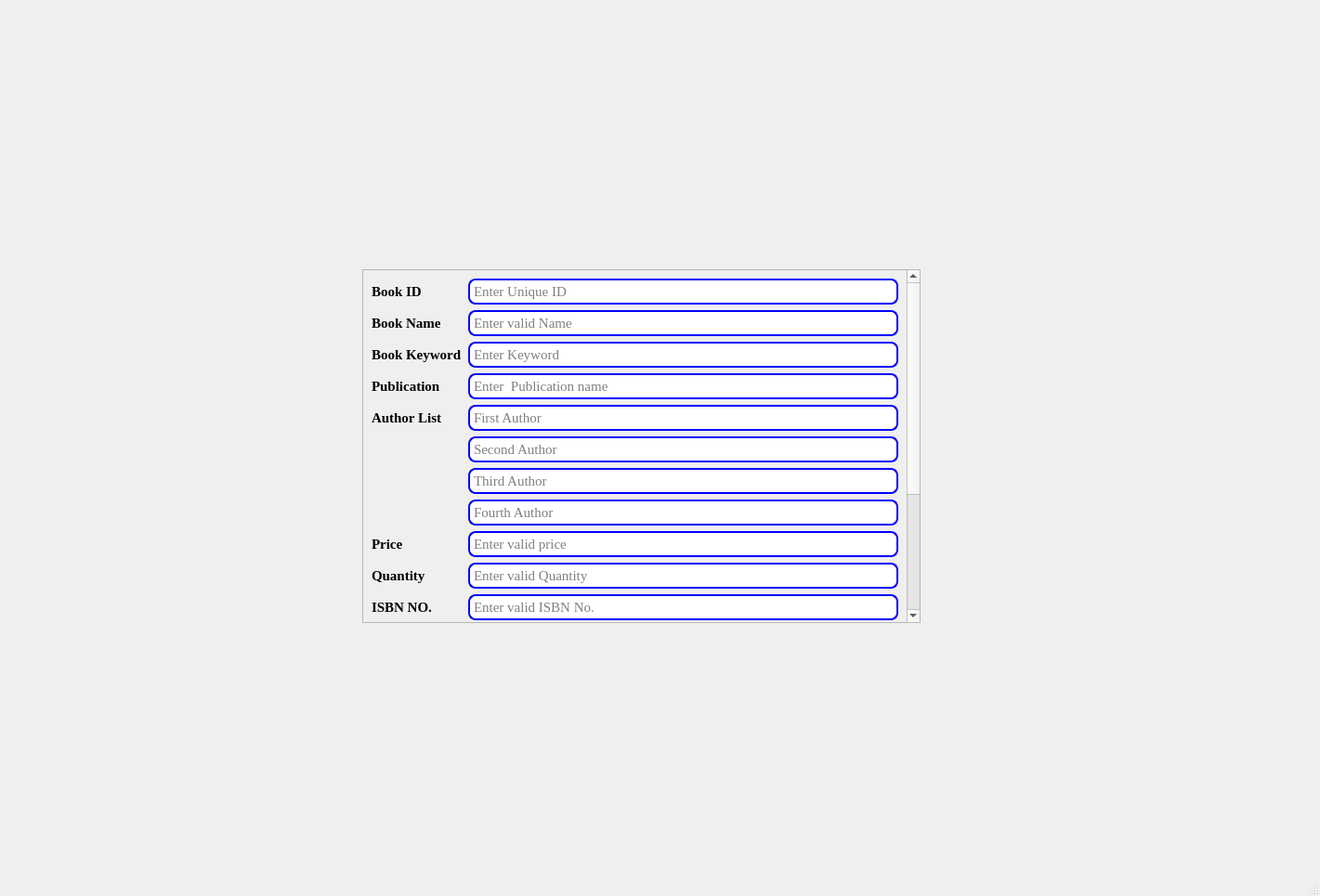
<?xml version="1.0" encoding="UTF-8"?>
<ui version="4.0">
 <class>add_book</class>
 <widget class="QMainWindow" name="add_book">
  <property name="geometry">
   <rect>
    <x>0</x>
    <y>0</y>
    <width>1421</width>
    <height>965</height>
   </rect>
  </property>
  <property name="windowTitle">
   <string>Add Book</string>
  </property>
  <property name="windowIcon">
   <iconset resource="bookholics.qrc">
    <normaloff>:/image/1.png</normaloff>:/image/1.png</iconset>
  </property>
  <widget class="QWidget" name="centralwidget">
   <widget class="QLabel" name="label_9">
    <property name="geometry">
     <rect>
      <x>480</x>
      <y>10</y>
      <width>431</width>
      <height>251</height>
     </rect>
    </property>
    <property name="styleSheet">
     <string notr="true">border-image: url(:/image/logo.jpg);</string>
    </property>
    <property name="text">
     <string/>
    </property>
   </widget>
   <widget class="QScrollArea" name="scrollArea">
    <property name="geometry">
     <rect>
      <x>390</x>
      <y>290</y>
      <width>601</width>
      <height>381</height>
     </rect>
    </property>
    <property name="widgetResizable">
     <bool>true</bool>
    </property>
    <widget class="QWidget" name="scrollAreaWidgetContents">
     <property name="geometry">
      <rect>
       <x>0</x>
       <y>-193</y>
       <width>582</width>
       <height>572</height>
      </rect>
     </property>
     <layout class="QGridLayout" name="gridLayout">
      <item row="1" column="0">
       <widget class="QPushButton" name="button_add_book">
        <property name="font">
         <font>
          <family>Times New Roman</family>
          <pointsize>14</pointsize>
          <weight>75</weight>
          <bold>true</bold>
         </font>
        </property>
        <property name="styleSheet">
         <string notr="true">padding:4px;</string>
        </property>
        <property name="text">
         <string>Add Book</string>
        </property>
       </widget>
      </item>
      <item row="0" column="0">
       <layout class="QFormLayout" name="formLayout">
        <item row="0" column="0">
         <widget class="QLabel" name="label">
          <property name="font">
           <font>
            <family>Times New Roman</family>
            <pointsize>11</pointsize>
            <weight>75</weight>
            <bold>true</bold>
           </font>
          </property>
          <property name="text">
           <string>Book ID</string>
          </property>
         </widget>
        </item>
        <item row="0" column="1">
         <widget class="QLineEdit" name="book_id">
          <property name="font">
           <font>
            <family>Times New Roman</family>
            <pointsize>11</pointsize>
            <weight>50</weight>
            <bold>false</bold>
           </font>
          </property>
          <property name="styleSheet">
           <string notr="true">padding:2px;
border-style:solid;
border:2px solid blue;
border-radius:8px;
</string>
          </property>
          <property name="placeholderText">
           <string>Enter Unique ID</string>
          </property>
         </widget>
        </item>
        <item row="1" column="0">
         <widget class="QLabel" name="label_2">
          <property name="font">
           <font>
            <family>Times New Roman</family>
            <pointsize>11</pointsize>
            <weight>75</weight>
            <bold>true</bold>
           </font>
          </property>
          <property name="text">
           <string>Book Name</string>
          </property>
         </widget>
        </item>
        <item row="1" column="1">
         <widget class="QLineEdit" name="book_name">
          <property name="font">
           <font>
            <family>Times New Roman</family>
            <pointsize>11</pointsize>
            <weight>50</weight>
            <bold>false</bold>
           </font>
          </property>
          <property name="styleSheet">
           <string notr="true">padding:2px;
border-style:solid;
border:2px solid blue;
border-radius:8px;</string>
          </property>
          <property name="placeholderText">
           <string>Enter valid Name</string>
          </property>
         </widget>
        </item>
        <item row="2" column="0">
         <widget class="QLabel" name="label_3">
          <property name="font">
           <font>
            <family>Times New Roman</family>
            <pointsize>11</pointsize>
            <weight>75</weight>
            <bold>true</bold>
           </font>
          </property>
          <property name="text">
           <string>Book Keyword</string>
          </property>
         </widget>
        </item>
        <item row="3" column="0">
         <widget class="QLabel" name="label_4">
          <property name="font">
           <font>
            <family>Times New Roman</family>
            <pointsize>11</pointsize>
            <weight>75</weight>
            <bold>true</bold>
           </font>
          </property>
          <property name="text">
           <string>Publication</string>
          </property>
         </widget>
        </item>
        <item row="3" column="1">
         <widget class="QLineEdit" name="book_publication">
          <property name="font">
           <font>
            <family>Times New Roman</family>
            <pointsize>11</pointsize>
            <weight>50</weight>
            <bold>false</bold>
           </font>
          </property>
          <property name="styleSheet">
           <string notr="true">padding:2px;
border-style:solid;
border:2px solid blue;
border-radius:8px;</string>
          </property>
          <property name="placeholderText">
           <string>Enter  Publication name</string>
          </property>
         </widget>
        </item>
        <item row="4" column="0">
         <widget class="QLabel" name="label_10">
          <property name="font">
           <font>
            <family>Times New Roman</family>
            <pointsize>11</pointsize>
            <weight>75</weight>
            <bold>true</bold>
           </font>
          </property>
          <property name="text">
           <string>Author List</string>
          </property>
         </widget>
        </item>
        <item row="8" column="0">
         <widget class="QLabel" name="label_13">
          <property name="font">
           <font>
            <family>Times New Roman</family>
            <pointsize>11</pointsize>
            <weight>75</weight>
            <bold>true</bold>
           </font>
          </property>
          <property name="text">
           <string>Price</string>
          </property>
         </widget>
        </item>
        <item row="8" column="1">
         <widget class="QLineEdit" name="book_price">
          <property name="font">
           <font>
            <family>Times New Roman</family>
            <pointsize>11</pointsize>
            <weight>50</weight>
            <bold>false</bold>
           </font>
          </property>
          <property name="styleSheet">
           <string notr="true">padding:2px;
border-style:solid;
border:2px solid blue;
border-radius:8px;</string>
          </property>
          <property name="placeholderText">
           <string>Enter valid price</string>
          </property>
         </widget>
        </item>
        <item row="9" column="0">
         <widget class="QLabel" name="label_14">
          <property name="font">
           <font>
            <family>Times New Roman</family>
            <pointsize>11</pointsize>
            <weight>75</weight>
            <bold>true</bold>
           </font>
          </property>
          <property name="text">
           <string>Quantity</string>
          </property>
         </widget>
        </item>
        <item row="9" column="1">
         <widget class="QLineEdit" name="book_quantity">
          <property name="font">
           <font>
            <family>Times New Roman</family>
            <pointsize>11</pointsize>
            <weight>50</weight>
            <bold>false</bold>
           </font>
          </property>
          <property name="styleSheet">
           <string notr="true">padding:2px;
border-style:solid;
border:2px solid blue;
border-radius:8px;</string>
          </property>
          <property name="placeholderText">
           <string>Enter valid Quantity</string>
          </property>
         </widget>
        </item>
        <item row="10" column="0">
         <widget class="QLabel" name="label_17">
          <property name="font">
           <font>
            <family>Times New Roman</family>
            <pointsize>11</pointsize>
            <weight>75</weight>
            <bold>true</bold>
           </font>
          </property>
          <property name="text">
           <string>ISBN NO.</string>
          </property>
         </widget>
        </item>
        <item row="10" column="1">
         <widget class="QLineEdit" name="book_isbn_no">
          <property name="font">
           <font>
            <family>Times New Roman</family>
            <pointsize>11</pointsize>
            <weight>50</weight>
            <bold>false</bold>
           </font>
          </property>
          <property name="styleSheet">
           <string notr="true">padding:2px;
border-style:solid;
border:2px solid blue;
border-radius:8px;</string>
          </property>
          <property name="placeholderText">
           <string>Enter valid ISBN No.</string>
          </property>
         </widget>
        </item>
        <item row="11" column="0">
         <widget class="QLabel" name="label_20">
          <property name="font">
           <font>
            <family>Times New Roman</family>
            <pointsize>11</pointsize>
            <weight>75</weight>
            <bold>true</bold>
           </font>
          </property>
          <property name="text">
           <string>Book Format</string>
          </property>
         </widget>
        </item>
        <item row="11" column="1">
         <widget class="QComboBox" name="book_format">
          <property name="font">
           <font>
            <family>Times New Roman</family>
            <pointsize>11</pointsize>
           </font>
          </property>
          <property name="styleSheet">
           <string notr="true">padding:2px;</string>
          </property>
         </widget>
        </item>
        <item row="12" column="0">
         <widget class="QLabel" name="label_15">
          <property name="font">
           <font>
            <family>Times New Roman</family>
            <pointsize>11</pointsize>
            <weight>75</weight>
            <bold>true</bold>
           </font>
          </property>
          <property name="text">
           <string>Type of Book </string>
          </property>
         </widget>
        </item>
        <item row="12" column="1">
         <widget class="QComboBox" name="type_of_book">
          <property name="font">
           <font>
            <family>Times New Roman</family>
            <pointsize>11</pointsize>
           </font>
          </property>
          <property name="styleSheet">
           <string notr="true">padding:2px;</string>
          </property>
         </widget>
        </item>
        <item row="13" column="0">
         <widget class="QLabel" name="label_16">
          <property name="font">
           <font>
            <family>Times New Roman</family>
            <pointsize>11</pointsize>
            <weight>75</weight>
            <bold>true</bold>
           </font>
          </property>
          <property name="text">
           <string>Department</string>
          </property>
         </widget>
        </item>
        <item row="13" column="1">
         <widget class="QComboBox" name="department">
          <property name="font">
           <font>
            <family>Times New Roman</family>
            <pointsize>11</pointsize>
           </font>
          </property>
          <property name="styleSheet">
           <string notr="true">padding:2px;</string>
          </property>
         </widget>
        </item>
        <item row="14" column="0">
         <widget class="QLabel" name="label_18">
          <property name="font">
           <font>
            <family>Times New Roman</family>
            <pointsize>11</pointsize>
            <weight>75</weight>
            <bold>true</bold>
           </font>
          </property>
          <property name="text">
           <string>Release year</string>
          </property>
         </widget>
        </item>
        <item row="14" column="1">
         <widget class="QComboBox" name="book_releas_year">
          <property name="font">
           <font>
            <family>Times New Roman</family>
            <pointsize>11</pointsize>
           </font>
          </property>
          <property name="styleSheet">
           <string notr="true">padding:2px;</string>
          </property>
         </widget>
        </item>
        <item row="15" column="0">
         <widget class="QLabel" name="label_19">
          <property name="font">
           <font>
            <family>Times New Roman</family>
            <pointsize>11</pointsize>
            <weight>75</weight>
            <bold>true</bold>
           </font>
          </property>
          <property name="text">
           <string>Edition</string>
          </property>
         </widget>
        </item>
        <item row="15" column="1">
         <widget class="QComboBox" name="book_edition">
          <property name="font">
           <font>
            <family>Times New Roman</family>
            <pointsize>11</pointsize>
           </font>
          </property>
         </widget>
        </item>
        <item row="7" column="1">
         <widget class="QLineEdit" name="book_author_4">
          <property name="font">
           <font>
            <family>Times New Roman</family>
            <pointsize>11</pointsize>
            <weight>50</weight>
            <bold>false</bold>
           </font>
          </property>
          <property name="styleSheet">
           <string notr="true">padding:2px;
border-style:solid;
border:2px solid blue;
border-radius:8px;</string>
          </property>
          <property name="placeholderText">
           <string>Fourth Author</string>
          </property>
         </widget>
        </item>
        <item row="6" column="1">
         <widget class="QLineEdit" name="book_author_3">
          <property name="font">
           <font>
            <family>Times New Roman</family>
            <pointsize>11</pointsize>
            <weight>50</weight>
            <bold>false</bold>
           </font>
          </property>
          <property name="styleSheet">
           <string notr="true">padding:2px;
border-style:solid;
border:2px solid blue;
border-radius:8px;</string>
          </property>
          <property name="placeholderText">
           <string>Third Author</string>
          </property>
         </widget>
        </item>
        <item row="5" column="1">
         <widget class="QLineEdit" name="book_author_2">
          <property name="font">
           <font>
            <family>Times New Roman</family>
            <pointsize>11</pointsize>
            <weight>50</weight>
            <bold>false</bold>
           </font>
          </property>
          <property name="styleSheet">
           <string notr="true">padding:2px;
border-style:solid;
border:2px solid blue;
border-radius:8px;</string>
          </property>
          <property name="placeholderText">
           <string>Second Author</string>
          </property>
         </widget>
        </item>
        <item row="4" column="1">
         <widget class="QLineEdit" name="book_author_1">
          <property name="font">
           <font>
            <family>Times New Roman</family>
            <pointsize>11</pointsize>
            <weight>50</weight>
            <bold>false</bold>
           </font>
          </property>
          <property name="styleSheet">
           <string notr="true">padding:2px;
border-style:solid;
border:2px solid blue;
border-radius:8px;</string>
          </property>
          <property name="placeholderText">
           <string>First Author</string>
          </property>
         </widget>
        </item>
        <item row="2" column="1">
         <widget class="QLineEdit" name="book_keyword">
          <property name="font">
           <font>
            <family>Times New Roman</family>
            <pointsize>11</pointsize>
            <weight>50</weight>
            <bold>false</bold>
           </font>
          </property>
          <property name="styleSheet">
           <string notr="true">padding:2px;
border-style:solid;
border:2px solid blue;
border-radius:8px;</string>
          </property>
          <property name="placeholderText">
           <string>Enter Keyword</string>
          </property>
         </widget>
        </item>
       </layout>
      </item>
     </layout>
    </widget>
   </widget>
  </widget>
  <widget class="QStatusBar" name="statusbar"/>
 </widget>
 <resources>
  <include location="bookholics.qrc"/>
 </resources>
 <connections/>
</ui>
